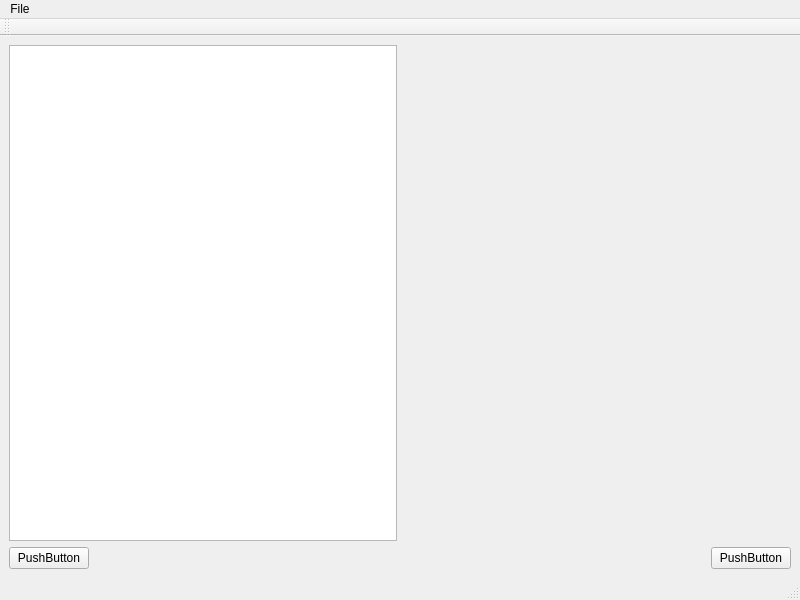
<?xml version="1.0" encoding="UTF-8"?>
<ui version="4.0">
 <class>MainWindow</class>
 <widget class="QMainWindow" name="MainWindow">
  <property name="geometry">
   <rect>
    <x>0</x>
    <y>0</y>
    <width>800</width>
    <height>600</height>
   </rect>
  </property>
  <property name="windowTitle">
   <string>MainWindow</string>
  </property>
  <widget class="QWidget" name="centralwidget">
   <layout class="QVBoxLayout" name="verticalLayout">
    <item>
     <layout class="QHBoxLayout" name="horizontalLayout">
      <item>
       <widget class="QTreeView" name="treeView">
        <property name="sizePolicy">
         <sizepolicy hsizetype="Expanding" vsizetype="Expanding">
          <horstretch>0</horstretch>
          <verstretch>0</verstretch>
         </sizepolicy>
        </property>
        <property name="contextMenuPolicy">
         <enum>Qt::ActionsContextMenu</enum>
        </property>
       </widget>
      </item>
      <item>
       <widget class="QWidget" name="widget" native="true">
        <property name="sizePolicy">
         <sizepolicy hsizetype="Expanding" vsizetype="Expanding">
          <horstretch>0</horstretch>
          <verstretch>0</verstretch>
         </sizepolicy>
        </property>
       </widget>
      </item>
     </layout>
    </item>
    <item>
     <layout class="QHBoxLayout" name="horizontalLayout_2">
      <item>
       <widget class="QPushButton" name="pushButton">
        <property name="text">
         <string>PushButton</string>
        </property>
       </widget>
      </item>
      <item>
       <spacer name="horizontalSpacer">
        <property name="orientation">
         <enum>Qt::Horizontal</enum>
        </property>
        <property name="sizeHint" stdset="0">
         <size>
          <width>40</width>
          <height>20</height>
         </size>
        </property>
       </spacer>
      </item>
      <item>
       <widget class="QPushButton" name="pushButton_2">
        <property name="text">
         <string>PushButton</string>
        </property>
       </widget>
      </item>
     </layout>
    </item>
   </layout>
  </widget>
  <widget class="QMenuBar" name="menubar">
   <property name="geometry">
    <rect>
     <x>0</x>
     <y>0</y>
     <width>800</width>
     <height>21</height>
    </rect>
   </property>
   <widget class="QMenu" name="menuFile">
    <property name="title">
     <string>File</string>
    </property>
    <addaction name="actionOpen_File"/>
   </widget>
   <addaction name="menuFile"/>
  </widget>
  <widget class="QStatusBar" name="statusbar"/>
  <widget class="QToolBar" name="toolBar">
   <property name="windowTitle">
    <string>toolBar</string>
   </property>
   <attribute name="toolBarArea">
    <enum>TopToolBarArea</enum>
   </attribute>
   <attribute name="toolBarBreak">
    <bool>false</bool>
   </attribute>
  </widget>
  <action name="actionOpen_File">
   <property name="icon">
    <iconset resource="icons.qrc">
     <normaloff>:/icons/fileopen.png</normaloff>:/icons/fileopen.png</iconset>
   </property>
   <property name="text">
    <string>Open File</string>
   </property>
  </action>
  <action name="actionName_Edit">
   <property name="text">
    <string>Edit Name</string>
   </property>
   <property name="toolTip">
    <string>Edit Name</string>
   </property>
  </action>
  <action name="actionColour">
   <property name="text">
    <string>Colour</string>
   </property>
   <property name="toolTip">
    <string>Colour</string>
   </property>
  </action>
  <action name="actionIs_Visible">
   <property name="text">
    <string>Is Visible?</string>
   </property>
   <property name="toolTip">
    <string>Is Visible?</string>
   </property>
  </action>
 </widget>
 <resources>
  <include location="icons.qrc"/>
 </resources>
 <connections/>
</ui>
